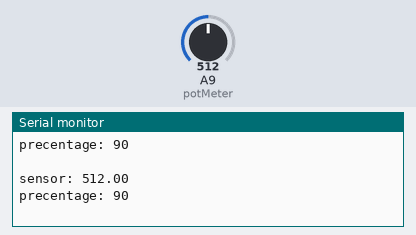
Bench run of a sketch on a simulated Arduino Mega 2560, built with avr-gcc and run on an emulated ATmega2560. Shown: the last lines printed to the serial monitor. The test bench sets the inputs (shaded band); at power-on: A9 (potMeter) = 512.

Above: at 1.8 s.
1.9 s: A9 (potMeter) set to 575
At 2.8 s:
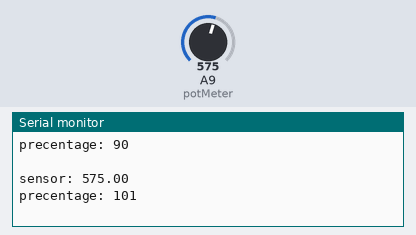
3.4 s: A9 (potMeter) set to 555
At 4.4 s:
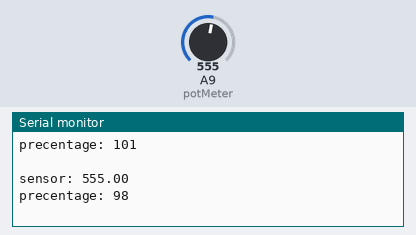
Timing chart, 0 to 6.4 s (numbered marks = the images above; inputs shaded):
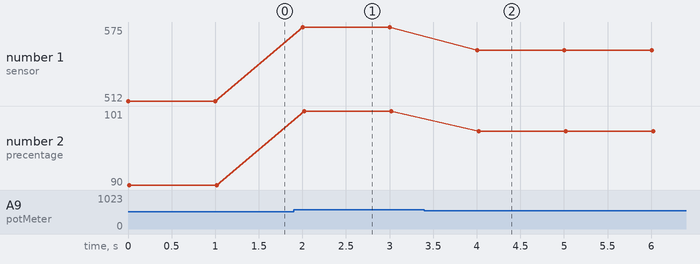

The sketch:

potmeter.ino
```cpp
// configureer hier de potmeter pin, deze sluiten we hier
int potMeter = A9;
float maxWaarde = 565;
float sensorValue;
float percentage;

int convertedVal;
void setup() {
  Serial.begin(9600); // zet seriele poort aan op 9600 baud.
}

void loop() {
  sensorValue = analogRead(potMeter); // Lees de analoge ingang uit.
  percentage =  sensorValue / maxWaarde * 100;
  convertedVal = percentage;
  Serial.print("sensor: "); // print potmeter waarde via seriele monitor.
  Serial.println(sensorValue);
  Serial.print("precentage: ");
  Serial.println(convertedVal);
  Serial.println(" ");
  delay(1000); // even wachten voor een nieuwe loop.
}
```

Measured:
- after the input at 1.9 s, the serial monitor: prints a new line after 0.10 s (image 1)
- after the input at 3.4 s, the serial monitor: prints a new line after 0.60 s (image 2)
- plotted number 1: 512 → 575 after the input at 1.9 s, 575 → 555 after the input at 3.4 s
- plotted number 2: 90 → 101 after the input at 1.9 s, 101 → 98 after the input at 3.4 s
